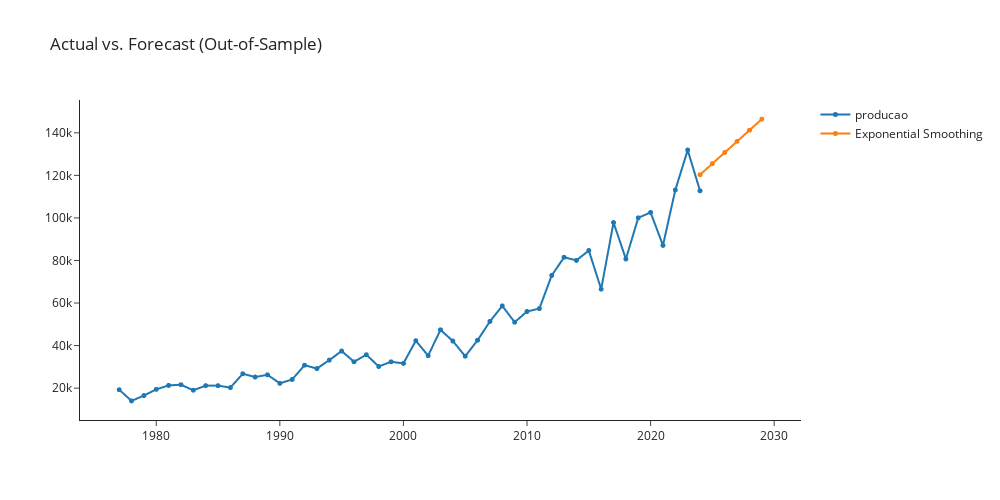

Here is the notebook cell this chart was saved with:
### Markdown cell above
## exp_smooth

### Code cell
exp_smooth  = exp.create_model('exp_smooth')
exp.plot_model(plot = 'decomp', 
               data_kwargs = {'type' : 'multiplicative'},
               fig_kwargs = {"height":500,"width":1000,"template": "simple_white","hoverinfo":"none","big_data_threshold":50})
exp.plot_model(estimator = exp_smooth, plot = 'forecast', 
               data_kwargs = {'fh' : 6},
               fig_kwargs = {"height":500,"width":1000,"template": "simple_white","hoverinfo":"none","big_data_threshold":50})

### Figure 1 — Plotly figure (JSON) as saved in the notebook; plotly's stock layout.template omitted (floating-point values rounded to 4 significant figures)
{"data": [{"hoverinfo": "none", "line": {"width": 2}, "marker": {"size": 5}, "mode": "lines+markers", "name": "producao", "type": "scattergl", "x": [1977, 1978, 1979, 1980, 1981, 1982, 1983, 1984, 1985, 1986, 1987, 1988, 1989, 1990, 1991, 1992, 1993, 1994, 1995, 1996, 1997, 1998, 1999, 2000, 2001, 2002, 2003, 2004, 2005, 2006, 2007, 2008, 2009, 2010, 2011, 2012, 2013, 2014, 2015, 2016, 2017, 2018, 2019, 2020, 2021, 2022, 2023, 2024, 2025, 2026, 2027, 2028, 2029], "xaxis": "x", "y": [19256, 14017, 16514, 19435, 21284, 21605, 19015, 21178, 21175, 20265, 26759, 25224, 26268, 22258, 24100.0, 30770.0, 29210.0, 33170.0, 37440.0, 32400.0, 35720.0, 30190.0, 32390.0, 31640.0, 42290.0, 35270.0, 47410.0, 42130.0, 35010.0, 42510.0, 51370.0, 58650.0, 51000.0, 56020.0, 57410.0, 72980.0, 81510.0, 80050.0, 84670.0, 66530.0, 97840.0, 80710.0, 100000.0, 102600.0, 87100.0, 113100.0, 131900.0, 112800.0, null, null, null, null, null], "yaxis": "y"}, {"hoverinfo": "none", "line": {"width": 2}, "marker": {"size": 5}, "mode": "lines+markers", "name": "Exponential Smoothing", "type": "scattergl", "x": [1977, 1978, 1979, 1980, 1981, 1982, 1983, 1984, 1985, 1986, 1987, 1988, 1989, 1990, 1991, 1992, 1993, 1994, 1995, 1996, 1997, 1998, 1999, 2000, 2001, 2002, 2003, 2004, 2005, 2006, 2007, 2008, 2009, 2010, 2011, 2012, 2013, 2014, 2015, 2016, 2017, 2018, 2019, 2020, 2021, 2022, 2023, 2024, 2025, 2026, 2027, 2028, 2029], "xaxis": "x", "y": [null, null, null, null, null, null, null, null, null, null, null, null, null, null, null, null, null, null, null, null, null, null, null, null, null, null, null, null, null, null, null, null, null, null, null, null, null, null, null, null, null, null, null, null, null, null, null, 120300.0, 125500.0, 130800.0, 136000.0, 141200.0, 146400.0], "yaxis": "y"}], "layout": {"autosize": false, "height": 500, "showlegend": true, "title": {"text": "Actual vs. Forecast (Out-of-Sample)"}, "width": 1000, "xaxis": {"anchor": "y", "domain": [0, 1]}, "yaxis": {"anchor": "x", "domain": [0, 1]}}}
